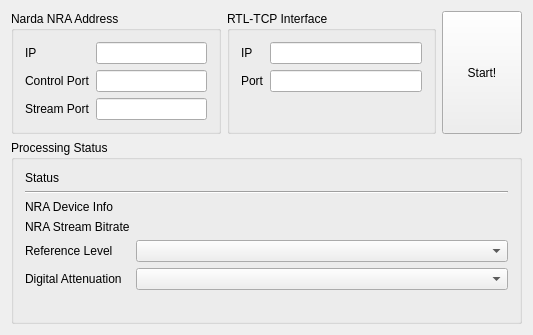
<?xml version="1.0" encoding="UTF-8"?>
<ui version="4.0">
 <class>MainWindow</class>
 <widget class="QWidget" name="MainWindow">
  <property name="geometry">
   <rect>
    <x>0</x>
    <y>0</y>
    <width>533</width>
    <height>335</height>
   </rect>
  </property>
  <property name="windowTitle">
   <string>afuz.org RTL-TCP Connector for Narda NRA</string>
  </property>
  <layout class="QGridLayout" name="gridLayout" rowstretch="0,1">
   <item row="0" column="0">
    <widget class="QGroupBox" name="groupBox">
     <property name="title">
      <string>Narda NRA Address</string>
     </property>
     <layout class="QGridLayout" name="gridLayout_2">
      <item row="2" column="0">
       <widget class="QLabel" name="label_10">
        <property name="text">
         <string>Stream Port</string>
        </property>
       </widget>
      </item>
      <item row="2" column="1">
       <widget class="QLineEdit" name="nraStreamPort">
        <property name="minimumSize">
         <size>
          <width>100</width>
          <height>0</height>
         </size>
        </property>
       </widget>
      </item>
      <item row="1" column="0">
       <widget class="QLabel" name="label_2">
        <property name="text">
         <string>Control Port</string>
        </property>
       </widget>
      </item>
      <item row="1" column="1">
       <widget class="QLineEdit" name="nraPort">
        <property name="minimumSize">
         <size>
          <width>100</width>
          <height>0</height>
         </size>
        </property>
       </widget>
      </item>
      <item row="0" column="1">
       <widget class="QLineEdit" name="nraIP">
        <property name="minimumSize">
         <size>
          <width>100</width>
          <height>0</height>
         </size>
        </property>
       </widget>
      </item>
      <item row="0" column="0">
       <widget class="QLabel" name="label">
        <property name="text">
         <string>IP</string>
        </property>
       </widget>
      </item>
     </layout>
    </widget>
   </item>
   <item row="0" column="1">
    <widget class="QGroupBox" name="groupBox_2">
     <property name="title">
      <string>RTL-TCP Interface</string>
     </property>
     <layout class="QGridLayout" name="gridLayout_3">
      <item row="0" column="0">
       <widget class="QLabel" name="label_4">
        <property name="text">
         <string>IP</string>
        </property>
       </widget>
      </item>
      <item row="0" column="1">
       <widget class="QLineEdit" name="rtlListenIP">
        <property name="minimumSize">
         <size>
          <width>100</width>
          <height>0</height>
         </size>
        </property>
       </widget>
      </item>
      <item row="1" column="0">
       <widget class="QLabel" name="label_3">
        <property name="text">
         <string>Port</string>
        </property>
       </widget>
      </item>
      <item row="1" column="1">
       <widget class="QLineEdit" name="rtlListenPort">
        <property name="minimumSize">
         <size>
          <width>100</width>
          <height>0</height>
         </size>
        </property>
       </widget>
      </item>
      <item row="2" column="0" colspan="2">
       <spacer name="verticalSpacer_2">
        <property name="orientation">
         <enum>Qt::Vertical</enum>
        </property>
        <property name="sizeHint" stdset="0">
         <size>
          <width>5</width>
          <height>0</height>
         </size>
        </property>
       </spacer>
      </item>
     </layout>
    </widget>
   </item>
   <item row="0" column="2">
    <widget class="QPushButton" name="startButton">
     <property name="sizePolicy">
      <sizepolicy hsizetype="Minimum" vsizetype="Minimum">
       <horstretch>0</horstretch>
       <verstretch>0</verstretch>
      </sizepolicy>
     </property>
     <property name="text">
      <string>Start!</string>
     </property>
     <property name="checkable">
      <bool>true</bool>
     </property>
    </widget>
   </item>
   <item row="1" column="0" colspan="3">
    <widget class="QGroupBox" name="groupBox_3">
     <property name="title">
      <string>Processing Status</string>
     </property>
     <layout class="QGridLayout" name="gridLayout_4">
      <item row="2" column="0" colspan="2">
       <widget class="Line" name="line">
        <property name="orientation">
         <enum>Qt::Horizontal</enum>
        </property>
       </widget>
      </item>
      <item row="1" column="1">
       <widget class="QLabel" name="status">
        <property name="sizePolicy">
         <sizepolicy hsizetype="MinimumExpanding" vsizetype="Preferred">
          <horstretch>0</horstretch>
          <verstretch>0</verstretch>
         </sizepolicy>
        </property>
        <property name="text">
         <string/>
        </property>
       </widget>
      </item>
      <item row="8" column="0" colspan="2">
       <spacer name="verticalSpacer">
        <property name="orientation">
         <enum>Qt::Vertical</enum>
        </property>
        <property name="sizeHint" stdset="0">
         <size>
          <width>5</width>
          <height>0</height>
         </size>
        </property>
       </spacer>
      </item>
      <item row="6" column="1">
       <widget class="QComboBox" name="nraRefLvl"/>
      </item>
      <item row="4" column="1">
       <widget class="QLabel" name="nraDevInfo">
        <property name="text">
         <string/>
        </property>
       </widget>
      </item>
      <item row="5" column="1">
       <widget class="QLabel" name="nraStreamBitrate">
        <property name="text">
         <string/>
        </property>
       </widget>
      </item>
      <item row="6" column="0">
       <widget class="QLabel" name="label_8">
        <property name="text">
         <string>Reference Level</string>
        </property>
       </widget>
      </item>
      <item row="5" column="0">
       <widget class="QLabel" name="label_7">
        <property name="text">
         <string>NRA Stream Bitrate</string>
        </property>
       </widget>
      </item>
      <item row="4" column="0">
       <widget class="QLabel" name="label_6">
        <property name="text">
         <string>NRA Device Info</string>
        </property>
       </widget>
      </item>
      <item row="1" column="0">
       <widget class="QLabel" name="label_5">
        <property name="text">
         <string>Status</string>
        </property>
       </widget>
      </item>
      <item row="7" column="0">
       <widget class="QLabel" name="label_9">
        <property name="text">
         <string>Digital Attenuation</string>
        </property>
       </widget>
      </item>
      <item row="7" column="1">
       <widget class="QComboBox" name="digiAtt"/>
      </item>
     </layout>
    </widget>
   </item>
  </layout>
 </widget>
 <layoutdefault spacing="6" margin="11"/>
 <tabstops>
  <tabstop>startButton</tabstop>
  <tabstop>nraIP</tabstop>
  <tabstop>nraPort</tabstop>
  <tabstop>nraStreamPort</tabstop>
  <tabstop>rtlListenIP</tabstop>
  <tabstop>rtlListenPort</tabstop>
  <tabstop>nraRefLvl</tabstop>
  <tabstop>digiAtt</tabstop>
 </tabstops>
 <resources/>
 <connections/>
</ui>
